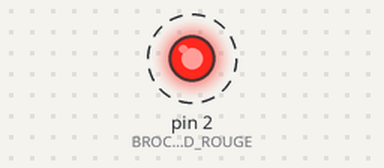
Bench run of a sketch on a simulated Arduino Uno, built with avr-gcc and run on an emulated ATmega328P. Parts: output pins drawn as LEDs (lit = HIGH). Dashed ring = blinking.

Above: at 0.5 s.
Timing chart, 0 to 4.6 s (numbered marks = the images above):
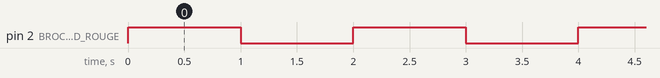

The sketch:

sketch_apr05a.ino
```cpp
// La LED est reliee sur la broche 2 de l'Arduino Uno
#define BROCHE_LED_ROUGE 2
void setup() {
  // Declare la broche sur laquelle la LED est
  // reliee comme une sortie de l'Arduino Uno
  pinMode(BROCHE_LED_ROUGE, OUTPUT);
}
void loop() {
  // Passer le sortie de l'Arduino à l'état HAUT pour allumer la LED
  digitalWrite(BROCHE_LED_ROUGE, HIGH);

  // Attendre 1 seconde, pendant ce temps le processeur ne fait rien
  // et la LED reste donc allumee
  delay(1000);

  // Passer le sortie de l'Arduino à l'état BAS pour eteindre la LED
  digitalWrite(BROCHE_LED_ROUGE, LOW);
  // Attendre 1 seconde, pendant ce temps le processeur ne fait rien
  // et la LED reste donc éteinte
  delay(1000);
}
```

Measured:
- by itself, pin 2 (BROCHE_LED_ROUGE): alternates HIGH for 1.0 s and LOW for 1.0 s
